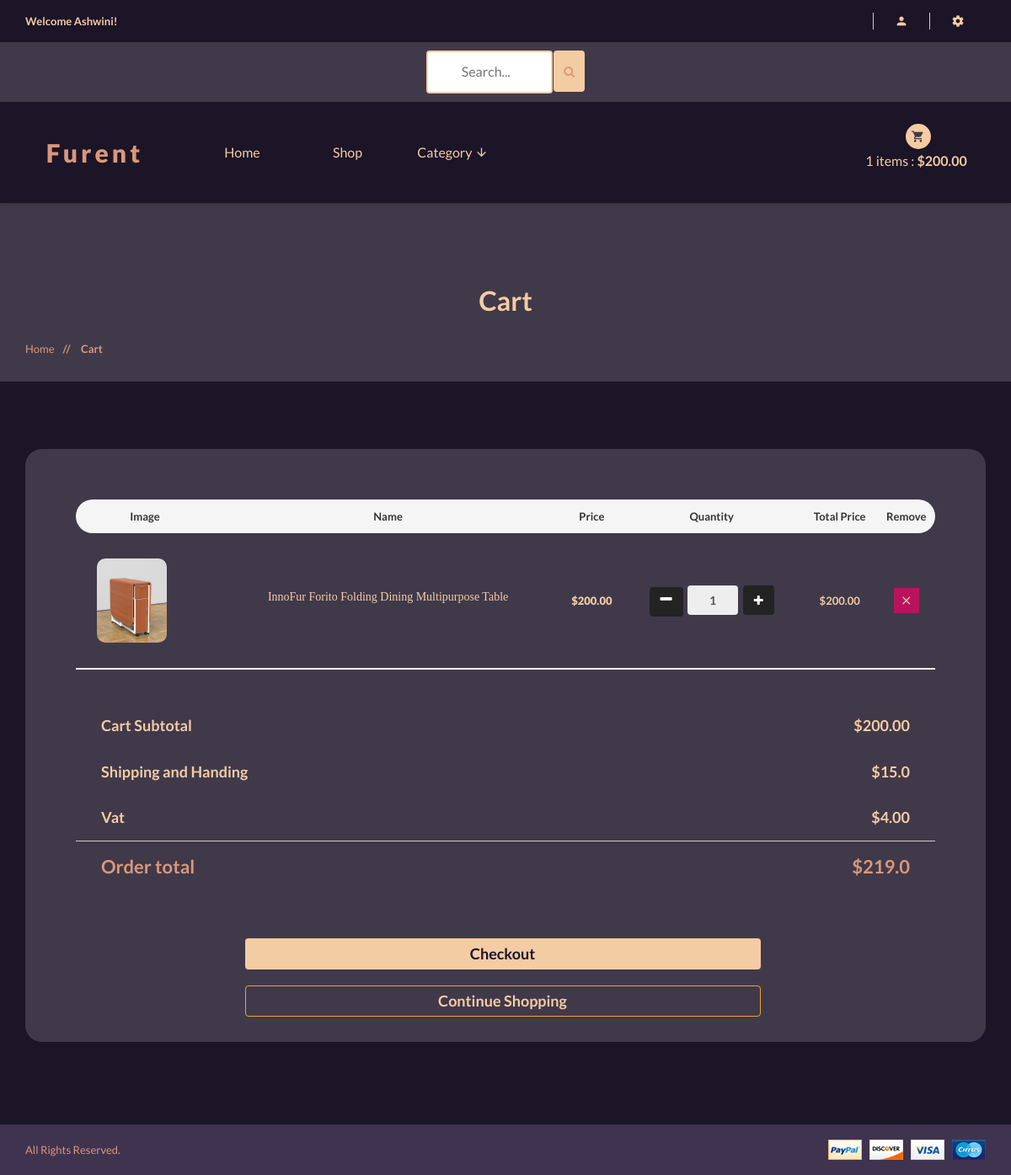
The page /cart/ (signed in) on the database its author committed.
### accounts/models.py (models this page shows, shortened)
class Account(AbstractBaseUser):
    first_name = models.CharField(max_length=50)
    last_name = models.CharField(max_length=50)
    username = models.CharField(max_length=50, unique=True)
    email = models.EmailField(max_length=100, unique=True)
    Phone_number = models.CharField(max_length=50)
    is_admin = models.BooleanField(default=False)
    is_staff = models.BooleanField(default=False)
    is_active = models.BooleanField(default=False)
    is_superadmin = models.BooleanField(default=False)
    date_joined_for_format = models.DateTimeField(auto_now_add=True)
    last_login_for_format  = models.DateTimeField(auto_now_add=True)
    USERNAME_FIELD = 'email'
    REQUIRED_FIELDS = ['username', 'first_name', 'last_name']
    objects = AccountManger()

### cart/models.py (models this page shows, shortened)
class CartItem(models.Model):
    user = models.ForeignKey(Account, on_delete=models.CASCADE, null=True )
    product = models.ForeignKey(Product, on_delete=models.CASCADE)
    variation = models.ManyToManyField(Variation, blank=True)
    cart = models.ForeignKey(Cart, on_delete=models.CASCADE, null=True)
    quantity = models.IntegerField()
    is_active = models.BooleanField(default=True)
    def sub_total(self):
        return self.product.price * self.quantity

### shop/models.py (models this page shows, shortened)
class Product(models.Model):
    category = models.ForeignKey(Category, on_delete=models.CASCADE)
    name = models.CharField(max_length=100, unique=True)
    slug = models.SlugField(max_length=100, unique=True)
    description = models.TextField(max_length=300, blank=True)
    price = models.DecimalField(max_digits=6, decimal_places=2)
    discount = models.DecimalField(max_digits=6, decimal_places=2, default=0.00)
    image = models.ImageField(upload_to='photos/products')
    stock = models.IntegerField()
    new = models.BooleanField(default=False)
    is_available = models.BooleanField(default=True)
    date_joined_for_format = models.DateTimeField(auto_now_add=True)
    last_login_for_format = models.DateTimeField(auto_now=True)
    def get_prodcut_details_url(self):
        return reverse('shop:product_details', args=[self.category.slug, self.slug])
    class Meta:
        verbose_name_plural = 'Products'
        ordering = ('-date_joined_for_format',)

### cart/views.py (the view)
# urls.py: path('', views.cart, name='cart'),
def cart(request, total_price=0, quantity=0, cart_items=None):
    grand_total = 0
    tax = 0
    try:
        if request.user.is_authenticated:
            cart_items = CartItem.objects.filter(user=request.user, is_active=True)
        else:
            cart = Cart.objects.get(cart_id=_cart_id(request))
            cart_items = CartItem.objects.filter(cart=cart, is_active=True)
        for cart_item in cart_items:
            total_price += (cart_item.product.price * cart_item.quantity)
            quantity += cart_item.quantity
    except ObjectDoesNotExist:
        pass
    tax = round(((2 * total_price)/100), 2)
    grand_total = total_price + tax
    handing = 15.00
    total = float(grand_total) + handing
    context = {
        'total' : total_price,
        'quantity': quantity,
        'cart_items':cart_items,
        'order_total':total,
        'vat' : tax,
        'handing':handing,
    }
    return render(request, 'shop/cart/cart.html', context)

### shop/context_processors.py (called while the page is built)
def category_list(request):
    return {
        'categories' : Category.objects.all(),
    }

### shop/models.py (called while the page is built)
    def get_category_slug_url(self):
        return reverse('shop:categries', args=[self.slug])

### templates/shop/cart/cart.html (shortened to what this page needs)
{% extends '../../base.html' %}
{% load static %}
{% block content %}
<div  class="pages-title section-padding">
			<div  class="container">
				<div  style="background:#40394a" class="row">
					<div class="col-xs-12">
						<div class="pages-title-text text-center">
							<h2 style="color:#f4cca4">Cart</h2>
							<ul class="text-left">
								<li><a style="color:#d99879" href="\">Home </a></li>
								<li style="color:#d99879"><span> // </span>Cart</li>
							</ul>
						</div>
					</div>
				</div>
			</div>
		</div>
		{% if not cart_items %}
		<div style="font-size:18px; margin-bottom:300px;margin-top:30px" class="container alert alert-info text-center" role="alert">
		<b>Your Cart Is Empty,&nbsp;&nbsp; <a href="{% url 'shop:shop' %}" style="color:#21094e;text-decoration: underline;">Go To Shop<a></b>
		</div>
		{% else %}
		<section style="background:#1c1427" class="pages cart-page section-padding">
			<div class="container">
				<div class="row">
					<div class="col-xs-12">
						<div style="border-radius:20px;" class="table-responsive padding60">
							<table class="wishlist-table text-center">
								<thead>
									<tr>
										<th style="border-radius:20px 0 0 20px;">Image</th>
										<th>Name</th>
										<th>Price</th>
										<th>quantity</th>
										<th>Total Price</th>
										<th style="border-radius:0 20px 20px 0;">Remove</th>
									</tr>
								</thead>
								<tbody>
                                    {% for cart_item in cart_items %}
									<tr>
										<td class="td-img text-center">
											<a href="{{cart_item.product.get_prodcut_details_url}}"><img style="border-radius:10px;" width="100" height="100" src="{{cart_item.product.image.url}}" alt="Add Product" /></a>
										</td>
										<td>
										<div class="items-dsc">
											<h5><a href="{{cart_item.product.get_prodcut_details_url}}">{{cart_item.product.name}}</a></h5>
										</div>
										</td>
										<td>${{cart_item.product.price}}</td>
										<td>
										<div class="plus-minus" >
										<form style="" action="{% url 'cart:add_cart' cart_item.product.id %}" method="POST">
											<a style="background:#232323;color:#fff;height:35px;margin-top:-5px;width:40px; border-radius: 4px;" href="{% url 'cart:remove_cart' cart_item.product.id cart_item.id %}" ><i class="fa fa-minus"></i></a>
											<input style=" height:35px"  class="form-control" value="{{cart_item.quantity}}" readonly>
											<button style="background:#232323;color:#fff; height:35px; margin-top:-3px " class="btn btn-light" type="submit" id="button-minus"> <i class="fa fa-plus"></i> </button>
											</form>
										</div>
										</td>
										<td >
											<strong style="color:#f4cca4">${{cart_item.sub_total}}</strong>
										</td>
										<td ><a href="{% url 'cart:remove_cart_item' cart_item.product.id cart_item.id %}" ><i style="background:#ba135d;color:#f4cca4" onclick="return confirm('Are you really want delete this?')" class="mdi mdi-close"></i></a></td>
									</tr>
									{% endfor %}
								</tbody>
							</table><br><br><br>
							<div class="cart-form-text pay-details table-responsive">
								<table>
									<tbody style="color:#f4cca4">
										<tr>
											<th style="font-size:18px">Cart Subtotal</th>
											<td style="font-size:18px">${{total}}</td>
										</tr>
										<tr>
											<th style="font-size:18px">Shipping and Handing</th>
											<td style="font-size:18px">${{handing}}</td>
										</tr>
										<tr>
											<th style="font-size:18px">Vat</th>
											<td style="font-size:18px">${{vat}}</td>
										</tr>
									</tbody>
									<tfoot>
										<tr>
											<th style="color:#d99879; font-size:22px" class="tfoot-padd">Order total</th>
											<td style="color:#d99879; font-size:22px" class="tfoot-padd">${{order_total}}</td>
										</tr>
									</tfoot>
								</table>
								<br><br><br>
								<div  class="list-btn text-center">
									<a href="{% url 'orders:checkout' %}" class="btn" style="background:#f4cca4;color:#1c1427; text-transform:capitalize; font-size:18px; width:60%"><b>Checkout</b></a><br><br>
									<a href="{% url 'shop:shop' %}" class="btn btn-warning"    style=" background:none;color:#f4cca4; text-transform:capitalize; font-size:18px; width:60%">continue shopping</a>
								</div>
							</div>
						</div>
					</div>
				</div>
                <br>
			</div>
		</section>
		{% endif %}
{% endblock content %}

### templates/base.html (shortened to what this page needs)
{% load static %}
<!doctype html>
<html class="no-js" lang="">
<head>
    <link rel="stylesheet" href="{% static 'css/bootstrap.min.css' %}">
    <link rel="stylesheet" href="{% static 'css/animate.css' %}">
    <link rel="stylesheet" href="{% static 'css/materialdesignicons.min.css' %}">
    <link rel="stylesheet" href="{% static 'css/jquery.simpleLens.css' %}">
    <link rel="stylesheet" href="{% static 'css/jquery-ui.min.css' %}">
    <link rel="stylesheet" href="{% static 'css/meanmenu.min.css' %}">
    <link rel="stylesheet" href="{% static 'css/nivo-slider.css' %}">
    <link rel="stylesheet" href="{% static 'css/owl.carousel.css' %}">
    <link rel="stylesheet" href="{% static 'css/style.css' %}">
    <link rel="stylesheet" href="{% static 'css/responsive.css' %}">
    <link rel="stylesheet" href="https://cdnjs.cloudflare.com/ajax/libs/font-awesome/4.7.0/css/font-awesome.min.css">
</head>
<body style="background:#40394a">
    <header style="background:#1c1427" class="header-one header-two">
        <div style="background:#1c1427" class="header-top-two">
            <div class="container text-center">
                <div class="row">
                    <div class="col-sm-12">
                        <div class="middel-top">
                            {% if user.id is None %}
                            <div class="left floatleft">
                                <p style="color:#f4cca4"><b>Welcome Guest!</b></p>
                            </div>
                            {% else %}
                            <div class="left floatleft">
                                <p style="color:#f4cca4"><b>Welcome {{user.first_name | capfirst}}!</b></p>
                            </div>
                            {% endif %}
                        </div>
                        <div class="middel-top clearfix">
                            <ul class="clearfix right floatright">
                                <li>
                                    <a style="color:#f4cca4" href="#"><i class="mdi mdi-account"></i></a>
                                </li>
                                <li>
                                    <a style="color:#f4cca4" href="#"><i class="mdi mdi-settings"></i></a>
                                </li>
                            </ul>
                            </div>
                        </div>
                    </div>
                </div>
            </div>
        <div style="background:#40394a">
            <div class="container text-center">
                <div class="row">
                    <div class="col-sm-12">
                        <form id="searchh" action={% url 'shop:search' %} method="GET">
                        <input  type="text" name="keyword" placeholder="Search...">
                        <button style="height:49px; margin-bottom:6px; background:#f4cca4;margin-left:-1px;border:None "  class="btn btn-warning" type="submit">
                           <i style="color:#d99879" class="fa fa-search"></i>
                        </button>
                        </form>
                    </div>
                </div>
            </div>
        </div>
        <div class="container text-center">
            <div class="row">
                <div class="col-sm-2">
                    <div class="logo">
                        <a style="color:#f4cca4;font-weight: 800;" href="\"><span
                                style="color:#d99879">Furent</a>
                    </div>
                </div>
                <div class="col-sm-8">
                    <div class="header-middel">
                        <div class="mainmenu">
                            <nav >
                                <ul>
                                    <li ><a href="\">Home</a></li>
                                    <li><a href="{% url 'shop:shop' %}">Shop</a></li>
                                    <li><a href="#">Category <i class="mdi mdi-arrow-down"></i></a>
                                    </li>
                                </ul>
                            </nav>
                        </div>
                    </div>
                </div>
                <div class="col-sm-2">
                    <div class="cart-itmes">
                        <a class="cart-itme-a" href="{% url 'cart:cart' %}">
                            <i class="mdi mdi-cart"></i>
                            {{quantityyy}} items : <strong>${{totalll}}</strong>
                        </a>
                    </div>
                </div>
            </div>
        </div>
    </header>
    <br>
    {% block content %}
    {% endblock content %}
    <footer>
        <div  style="background:#3f3350" class="footer-bottom">
            <div class="container">
                <div class="row">
                    <div class="col-xs-12 col-sm-6">
                        <p style="color:#d99879">
                            All Rights Reserved.</p>
                    </div>
                    <div class="col-xs-12 col-sm-6 text-right">
                        <a href="#"><img src="{% static 'img/footer/payment.png' %}" alt="" /></a>
                    </div>
                </div>
            </div>
        </div>
    </footer>
</body>
</html>

### templates/base.html (style rules this page uses)
#searchh input[type=text] { width: 150px; margin-top:10px; margin-bottom:10px; box-sizing: border-box; border: 2px solid #f4cca4; border-radius: 4px; font-size: 16px; color:#1c1427; background-color: #fff; background-position: 10px 10px; background-repeat: no-repeat; padding: 12px 20px 12px 40px; -webkit-transition: width 0.4s ease-in-out; transition: width 0.4s ease-in-out; }

### rows shown on the page
Account: first_name "Ashwini"
CartItem: product.image (picture), product.name "InnoFur Forito Folding Dining Multipurpose Table", product.price "200.00", quantity "1", sub_total "200.00"

### other values the page prints
{{ quantityyy }} "1"
{{ totalll }} "200.00"
{{ total }} "200.00"
{{ handing }} "15.0"
{{ vat }} "4.00"
{{ order_total }} "219.0"
